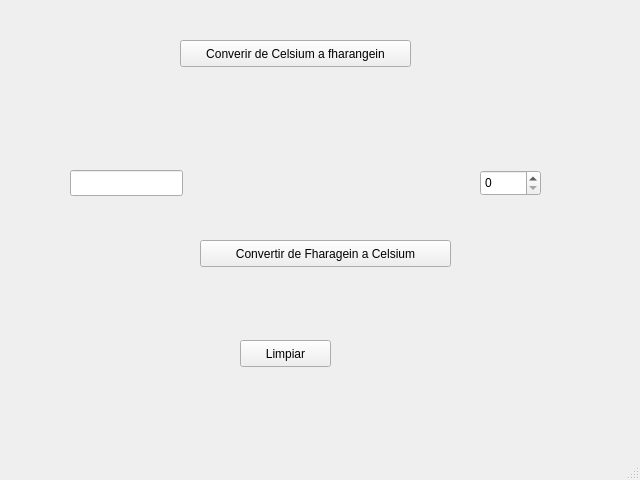
<?xml version="1.0" encoding="UTF-8"?>
<ui version="4.0">
 <class>MainWindow</class>
 <widget class="QMainWindow" name="MainWindow">
  <property name="geometry">
   <rect>
    <x>0</x>
    <y>0</y>
    <width>640</width>
    <height>480</height>
   </rect>
  </property>
  <property name="windowTitle">
   <string>MainWindow</string>
  </property>
  <widget class="QWidget" name="centralwidget">
   <widget class="QSpinBox" name="spinFahr">
    <property name="geometry">
     <rect>
      <x>480</x>
      <y>170</y>
      <width>61</width>
      <height>26</height>
     </rect>
    </property>
   </widget>
   <widget class="QLineEdit" name="editCel">
    <property name="geometry">
     <rect>
      <x>70</x>
      <y>170</y>
      <width>113</width>
      <height>26</height>
     </rect>
    </property>
   </widget>
   <widget class="QPushButton" name="btn_CtoF">
    <property name="geometry">
     <rect>
      <x>180</x>
      <y>40</y>
      <width>231</width>
      <height>27</height>
     </rect>
    </property>
    <property name="text">
     <string>Converir de Celsium a fharangein</string>
    </property>
   </widget>
   <widget class="QPushButton" name="btn_FtoC">
    <property name="geometry">
     <rect>
      <x>200</x>
      <y>240</y>
      <width>251</width>
      <height>27</height>
     </rect>
    </property>
    <property name="text">
     <string>Convertir de Fharagein a Celsium</string>
    </property>
   </widget>
   <widget class="QPushButton" name="btn_limpiar">
    <property name="geometry">
     <rect>
      <x>240</x>
      <y>340</y>
      <width>91</width>
      <height>27</height>
     </rect>
    </property>
    <property name="text">
     <string>Limpiar</string>
    </property>
   </widget>
  </widget>
  <widget class="QMenuBar" name="menubar">
   <property name="geometry">
    <rect>
     <x>0</x>
     <y>0</y>
     <width>640</width>
     <height>20</height>
    </rect>
   </property>
  </widget>
  <widget class="QStatusBar" name="statusbar"/>
 </widget>
 <resources/>
 <connections>
  <connection>
   <sender>btn_limpiar</sender>
   <signal>clicked()</signal>
   <receiver>editCel</receiver>
   <slot>clear()</slot>
   <hints>
    <hint type="sourcelabel">
     <x>156</x>
     <y>244</y>
    </hint>
    <hint type="destinationlabel">
     <x>126</x>
     <y>202</y>
    </hint>
   </hints>
  </connection>
 </connections>
</ui>
